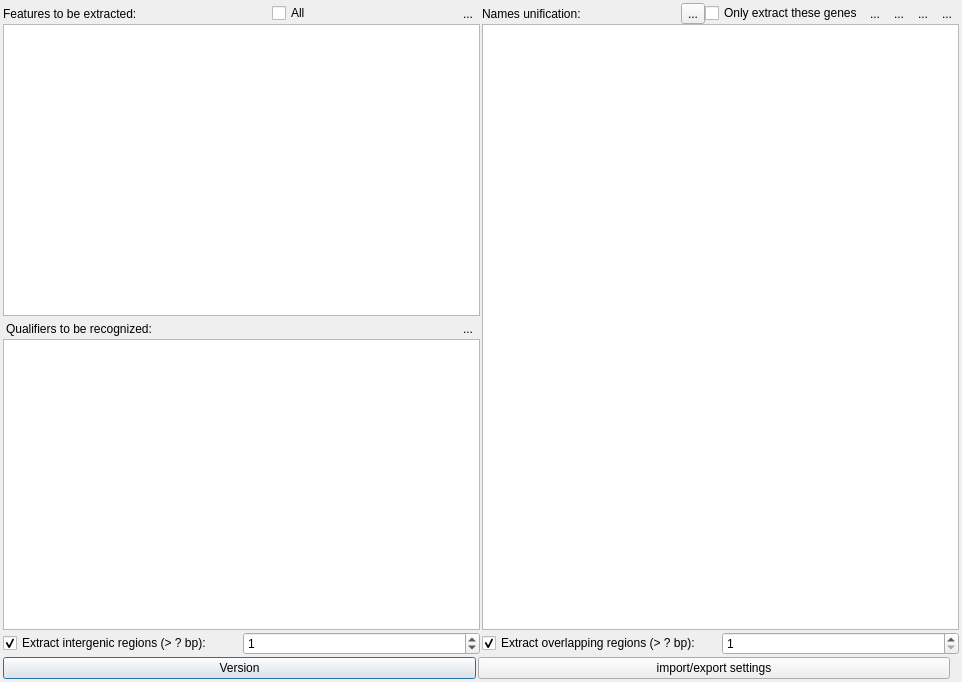
<?xml version="1.0" encoding="UTF-8"?>
<ui version="4.0">
 <class>ExtractSettings</class>
 <widget class="QDialog" name="ExtractSettings">
  <property name="geometry">
   <rect>
    <x>0</x>
    <y>0</y>
    <width>962</width>
    <height>682</height>
   </rect>
  </property>
  <property name="windowTitle">
   <string>GenBank File Extract Settings</string>
  </property>
  <layout class="QGridLayout" name="gridLayout">
   <property name="leftMargin">
    <number>3</number>
   </property>
   <property name="topMargin">
    <number>3</number>
   </property>
   <property name="rightMargin">
    <number>3</number>
   </property>
   <property name="bottomMargin">
    <number>3</number>
   </property>
   <property name="spacing">
    <number>2</number>
   </property>
   <item row="0" column="0">
    <layout class="QVBoxLayout" name="verticalLayout_3">
     <property name="spacing">
      <number>0</number>
     </property>
     <item>
      <widget class="QWidget" name="widget_container" native="true">
       <layout class="QHBoxLayout" name="horizontalLayout_2">
        <property name="spacing">
         <number>2</number>
        </property>
        <property name="leftMargin">
         <number>0</number>
        </property>
        <property name="topMargin">
         <number>0</number>
        </property>
        <property name="rightMargin">
         <number>0</number>
        </property>
        <property name="bottomMargin">
         <number>0</number>
        </property>
        <item>
         <widget class="QLabel" name="label">
          <property name="text">
           <string>Features to be extracted:</string>
          </property>
         </widget>
        </item>
        <item>
         <spacer name="horizontalSpacer">
          <property name="orientation">
           <enum>Qt::Horizontal</enum>
          </property>
          <property name="sizeHint" stdset="0">
           <size>
            <width>36</width>
            <height>17</height>
           </size>
          </property>
         </spacer>
        </item>
        <item>
         <widget class="QCheckBox" name="checkBox_2">
          <property name="minimumSize">
           <size>
            <width>50</width>
            <height>0</height>
           </size>
          </property>
          <property name="toolTip">
           <string>Extract all features</string>
          </property>
          <property name="text">
           <string>All</string>
          </property>
         </widget>
        </item>
        <item>
         <spacer name="horizontalSpacer_4">
          <property name="orientation">
           <enum>Qt::Horizontal</enum>
          </property>
          <property name="sizeHint" stdset="0">
           <size>
            <width>37</width>
            <height>17</height>
           </size>
          </property>
         </spacer>
        </item>
        <item>
         <widget class="QToolButton" name="toolButton">
          <property name="toolTip">
           <string>Add</string>
          </property>
          <property name="text">
           <string>...</string>
          </property>
          <property name="icon">
           <iconset resource="../myRes.qrc">
            <normaloff>:/picture/resourses/add-icon.png</normaloff>:/picture/resourses/add-icon.png</iconset>
          </property>
          <property name="autoRaise">
           <bool>true</bool>
          </property>
         </widget>
        </item>
       </layout>
      </widget>
     </item>
     <item>
      <widget class="AdvanceQlistwidget" name="listWidget">
       <property name="toolTip">
        <string>&lt;html&gt;
&lt;head&gt;
&lt;meta http-equiv=content-type content=text/html;charset=ISO-8859-1&gt;
&lt;/head&gt;
&lt;body&gt;
&lt;div&gt;
&lt;font face=&quot;Courier New&quot;&gt;
&lt;span style='font-weight:600; color:purple;'&gt;For Example:&lt;/span&gt;&lt;br&gt;
&amp;nbsp;&amp;nbsp;&amp;nbsp;&amp;nbsp;&amp;nbsp;&lt;span style='font-weight:600; color:#ff0000;'&gt;CDS&lt;/span&gt;&amp;nbsp;&amp;nbsp;&amp;nbsp;&amp;nbsp;&amp;nbsp;&amp;nbsp;&amp;nbsp;&amp;nbsp;&amp;nbsp;&amp;nbsp;&amp;nbsp;&amp;nbsp;&amp;nbsp;2058..3272&lt;br&gt;&amp;nbsp;&amp;nbsp;&amp;nbsp;&amp;nbsp;&amp;nbsp;&amp;nbsp;&amp;nbsp;&amp;nbsp;&amp;nbsp;&amp;nbsp;&amp;nbsp;&amp;nbsp;&amp;nbsp;&amp;nbsp;&amp;nbsp;&amp;nbsp;&amp;nbsp;&amp;nbsp;&amp;nbsp;&amp;nbsp;&amp;nbsp;/gene=&quot;nad4&quot;&lt;br&gt;&amp;nbsp;&amp;nbsp;&amp;nbsp;&amp;nbsp;&amp;nbsp;&amp;nbsp;&amp;nbsp;&amp;nbsp;&amp;nbsp;&amp;nbsp;&amp;nbsp;&amp;nbsp;&amp;nbsp;&amp;nbsp;&amp;nbsp;&amp;nbsp;&amp;nbsp;&amp;nbsp;&amp;nbsp;&amp;nbsp;&amp;nbsp;/codon_start=1&lt;br&gt;&amp;nbsp;&amp;nbsp;&amp;nbsp;&amp;nbsp;&amp;nbsp;&amp;nbsp;&amp;nbsp;&amp;nbsp;&amp;nbsp;&amp;nbsp;&amp;nbsp;&amp;nbsp;&amp;nbsp;&amp;nbsp;&amp;nbsp;&amp;nbsp;&amp;nbsp;&amp;nbsp;&amp;nbsp;&amp;nbsp;&amp;nbsp;/transl_table=9&lt;br&gt;&amp;nbsp;&amp;nbsp;&amp;nbsp;&amp;nbsp;&amp;nbsp;&amp;nbsp;&amp;nbsp;&amp;nbsp;&amp;nbsp;&amp;nbsp;&amp;nbsp;&amp;nbsp;&amp;nbsp;&amp;nbsp;&amp;nbsp;&amp;nbsp;&amp;nbsp;&amp;nbsp;&amp;nbsp;&amp;nbsp;&amp;nbsp;/product=&quot;NADH&amp;nbsp;dehydrogenase&amp;nbsp;subunit&amp;nbsp;4&quot;&lt;br&gt;&amp;nbsp;&amp;nbsp;&amp;nbsp;&amp;nbsp;&amp;nbsp;&amp;nbsp;&amp;nbsp;&amp;nbsp;&amp;nbsp;&amp;nbsp;&amp;nbsp;&amp;nbsp;&amp;nbsp;&amp;nbsp;&amp;nbsp;&amp;nbsp;&amp;nbsp;&amp;nbsp;&amp;nbsp;&amp;nbsp;&amp;nbsp;/protein_id=&quot;YP_009442302.1&quot;&lt;br&gt;&amp;nbsp;&amp;nbsp;&amp;nbsp;&amp;nbsp;&amp;nbsp;&lt;span style='font-weight:600; color:#ff0000;'&gt;tRNA&lt;/span&gt;&amp;nbsp;&amp;nbsp;&amp;nbsp;&amp;nbsp;&amp;nbsp;&amp;nbsp;&amp;nbsp;&amp;nbsp;&amp;nbsp;&amp;nbsp;&amp;nbsp;&amp;nbsp;3274..3336&lt;br&gt;&amp;nbsp;&amp;nbsp;&amp;nbsp;&amp;nbsp;&amp;nbsp;&amp;nbsp;&amp;nbsp;&amp;nbsp;&amp;nbsp;&amp;nbsp;&amp;nbsp;&amp;nbsp;&amp;nbsp;&amp;nbsp;&amp;nbsp;&amp;nbsp;&amp;nbsp;&amp;nbsp;&amp;nbsp;&amp;nbsp;&amp;nbsp;/product=&quot;Q&quot;&lt;br&gt;&amp;nbsp;&amp;nbsp;&amp;nbsp;&amp;nbsp;&amp;nbsp;&lt;span style='font-weight:600; color:#ff0000;'&gt;rRNA&lt;/span&gt;&amp;nbsp;&amp;nbsp;&amp;nbsp;&amp;nbsp;&amp;nbsp;&amp;nbsp;&amp;nbsp;&amp;nbsp;&amp;nbsp;&amp;nbsp;&amp;nbsp;&amp;nbsp;8524..9472&lt;br&gt;&amp;nbsp;&amp;nbsp;&amp;nbsp;&amp;nbsp;&amp;nbsp;&amp;nbsp;&amp;nbsp;&amp;nbsp;&amp;nbsp;&amp;nbsp;&amp;nbsp;&amp;nbsp;&amp;nbsp;&amp;nbsp;&amp;nbsp;&amp;nbsp;&amp;nbsp;&amp;nbsp;&amp;nbsp;&amp;nbsp;&amp;nbsp;/product=&quot;rrnL&quot;&lt;br&gt;
&lt;/font&gt;
&lt;/div&gt;
&lt;/body&gt;
&lt;/html&gt;</string>
       </property>
       <property name="styleSheet">
        <string notr="true">QToolTip {
    color: black; 
    background-color: #FFFFFF;
    border: 1px solid white;
    min-height: 20px;
}</string>
       </property>
      </widget>
     </item>
    </layout>
   </item>
   <item row="0" column="1" rowspan="2">
    <layout class="QVBoxLayout" name="verticalLayout">
     <property name="spacing">
      <number>0</number>
     </property>
     <item>
      <widget class="QWidget" name="widget_container3" native="true">
       <layout class="QHBoxLayout" name="horizontalLayout">
        <property name="spacing">
         <number>0</number>
        </property>
        <property name="leftMargin">
         <number>0</number>
        </property>
        <property name="topMargin">
         <number>0</number>
        </property>
        <property name="rightMargin">
         <number>0</number>
        </property>
        <property name="bottomMargin">
         <number>0</number>
        </property>
        <item>
         <widget class="QLabel" name="label_2">
          <property name="toolTip">
           <string>Values corresponding to specific qualifiers</string>
          </property>
          <property name="statusTip">
           <string/>
          </property>
          <property name="text">
           <string>Names unification:</string>
          </property>
         </widget>
        </item>
        <item>
         <spacer name="horizontalSpacer_3">
          <property name="orientation">
           <enum>Qt::Horizontal</enum>
          </property>
          <property name="sizeHint" stdset="0">
           <size>
            <width>40</width>
            <height>20</height>
           </size>
          </property>
         </spacer>
        </item>
        <item>
         <widget class="QToolButton" name="toolButton_7">
          <property name="toolTip">
           <string>Adjust size for table</string>
          </property>
          <property name="text">
           <string>...</string>
          </property>
          <property name="icon">
           <iconset resource="../myRes.qrc">
            <normaloff>:/picture/resourses/settings-icon-flat_343252.png</normaloff>:/picture/resourses/settings-icon-flat_343252.png</iconset>
          </property>
         </widget>
        </item>
        <item>
         <widget class="QCheckBox" name="checkBox">
          <property name="text">
           <string>Only extract these genes</string>
          </property>
         </widget>
        </item>
        <item>
         <widget class="QToolButton" name="toolButton_6">
          <property name="toolTip">
           <string>Import Table (.csv; .tsv)</string>
          </property>
          <property name="text">
           <string>...</string>
          </property>
          <property name="icon">
           <iconset resource="../myRes.qrc">
            <normaloff>:/picture/resourses/import.png</normaloff>:/picture/resourses/import.png</iconset>
          </property>
          <property name="autoRaise">
           <bool>true</bool>
          </property>
         </widget>
        </item>
        <item>
         <widget class="QToolButton" name="toolButton_5">
          <property name="toolTip">
           <string>Export Table</string>
          </property>
          <property name="text">
           <string>...</string>
          </property>
          <property name="icon">
           <iconset resource="../myRes.qrc">
            <normaloff>:/picture/resourses/up.png</normaloff>:/picture/resourses/up.png</iconset>
          </property>
          <property name="autoRaise">
           <bool>true</bool>
          </property>
         </widget>
        </item>
        <item>
         <widget class="QToolButton" name="toolButton_3">
          <property name="toolTip">
           <string>Add</string>
          </property>
          <property name="text">
           <string>...</string>
          </property>
          <property name="icon">
           <iconset resource="../myRes.qrc">
            <normaloff>:/picture/resourses/add-icon.png</normaloff>:/picture/resourses/add-icon.png</iconset>
          </property>
          <property name="autoRaise">
           <bool>true</bool>
          </property>
         </widget>
        </item>
        <item>
         <widget class="QToolButton" name="toolButton_4">
          <property name="toolTip">
           <string>Delete</string>
          </property>
          <property name="text">
           <string>...</string>
          </property>
          <property name="icon">
           <iconset resource="../myRes.qrc">
            <normaloff>:/picture/resourses/delete.png</normaloff>:/picture/resourses/delete.png</iconset>
          </property>
          <property name="autoRaise">
           <bool>true</bool>
          </property>
         </widget>
        </item>
       </layout>
      </widget>
     </item>
     <item>
      <widget class="QTableView" name="tableView">
       <property name="acceptDrops">
        <bool>true</bool>
       </property>
       <property name="toolTip">
        <string>&lt;html&gt;
&lt;head&gt;
&lt;meta http-equiv=content-type content=text/html;charset=ISO-8859-1&gt;
&lt;/head&gt;
&lt;body&gt;
&lt;div&gt;
&lt;font face=&quot;Courier New&quot;&gt;
&lt;span style='font-weight:600; color:purple;'&gt;For Example:&lt;/span&gt;&lt;br&gt;
&amp;nbsp;&amp;nbsp;&amp;nbsp;&amp;nbsp;&amp;nbsp;CDS&amp;nbsp;&amp;nbsp;&amp;nbsp;&amp;nbsp;&amp;nbsp;&amp;nbsp;&amp;nbsp;&amp;nbsp;&amp;nbsp;&amp;nbsp;&amp;nbsp;&amp;nbsp;&amp;nbsp;2058..3272
&amp;nbsp;&amp;nbsp;&amp;nbsp;&amp;nbsp;&amp;nbsp;&amp;nbsp;&amp;nbsp;&amp;nbsp;&amp;nbsp;&amp;nbsp;&amp;nbsp;&amp;nbsp;&amp;nbsp;&amp;nbsp;&amp;nbsp;&amp;nbsp;&amp;nbsp;&amp;nbsp;&amp;nbsp;&amp;nbsp;&amp;nbsp;/gene=&quot;&lt;span style='font-weight:600; color:#ff0000;'&gt;nad4&lt;/span&gt;&quot;
&amp;nbsp;&amp;nbsp;&amp;nbsp;&amp;nbsp;&amp;nbsp;&amp;nbsp;&amp;nbsp;&amp;nbsp;&amp;nbsp;&amp;nbsp;&amp;nbsp;&amp;nbsp;&amp;nbsp;&amp;nbsp;&amp;nbsp;&amp;nbsp;&amp;nbsp;&amp;nbsp;&amp;nbsp;&amp;nbsp;&amp;nbsp;/codon_start=1
&amp;nbsp;&amp;nbsp;&amp;nbsp;&amp;nbsp;&amp;nbsp;&amp;nbsp;&amp;nbsp;&amp;nbsp;&amp;nbsp;&amp;nbsp;&amp;nbsp;&amp;nbsp;&amp;nbsp;&amp;nbsp;&amp;nbsp;&amp;nbsp;&amp;nbsp;&amp;nbsp;&amp;nbsp;&amp;nbsp;&amp;nbsp;/transl_table=9
&amp;nbsp;&amp;nbsp;&amp;nbsp;&amp;nbsp;&amp;nbsp;&amp;nbsp;&amp;nbsp;&amp;nbsp;&amp;nbsp;&amp;nbsp;&amp;nbsp;&amp;nbsp;&amp;nbsp;&amp;nbsp;&amp;nbsp;&amp;nbsp;&amp;nbsp;&amp;nbsp;&amp;nbsp;&amp;nbsp;&amp;nbsp;/product=&quot;&lt;span style='font-weight:600; color:#ff0000;'&gt;NADH&amp;nbsp;dehydrogenase&amp;nbsp;subunit&amp;nbsp;4&lt;/span&gt;&quot;
&amp;nbsp;&amp;nbsp;&amp;nbsp;&amp;nbsp;&amp;nbsp;&amp;nbsp;&amp;nbsp;&amp;nbsp;&amp;nbsp;&amp;nbsp;&amp;nbsp;&amp;nbsp;&amp;nbsp;&amp;nbsp;&amp;nbsp;&amp;nbsp;&amp;nbsp;&amp;nbsp;&amp;nbsp;&amp;nbsp;&amp;nbsp;/protein_id=&quot;YP_009442302.1&quot;
&amp;nbsp;&amp;nbsp;&amp;nbsp;&amp;nbsp;&amp;nbsp;tRNA&amp;nbsp;&amp;nbsp;&amp;nbsp;&amp;nbsp;&amp;nbsp;&amp;nbsp;&amp;nbsp;&amp;nbsp;&amp;nbsp;&amp;nbsp;&amp;nbsp;&amp;nbsp;3274..3336
&amp;nbsp;&amp;nbsp;&amp;nbsp;&amp;nbsp;&amp;nbsp;&amp;nbsp;&amp;nbsp;&amp;nbsp;&amp;nbsp;&amp;nbsp;&amp;nbsp;&amp;nbsp;&amp;nbsp;&amp;nbsp;&amp;nbsp;&amp;nbsp;&amp;nbsp;&amp;nbsp;&amp;nbsp;&amp;nbsp;&amp;nbsp;/product=&quot;&lt;span style='font-weight:600; color:#ff0000;'&gt;Q&lt;/span&gt;&quot;
&amp;nbsp;&amp;nbsp;&amp;nbsp;&amp;nbsp;&amp;nbsp;rRNA&amp;nbsp;&amp;nbsp;&amp;nbsp;&amp;nbsp;&amp;nbsp;&amp;nbsp;&amp;nbsp;&amp;nbsp;&amp;nbsp;&amp;nbsp;&amp;nbsp;&amp;nbsp;8524..9472
&amp;nbsp;&amp;nbsp;&amp;nbsp;&amp;nbsp;&amp;nbsp;&amp;nbsp;&amp;nbsp;&amp;nbsp;&amp;nbsp;&amp;nbsp;&amp;nbsp;&amp;nbsp;&amp;nbsp;&amp;nbsp;&amp;nbsp;&amp;nbsp;&amp;nbsp;&amp;nbsp;&amp;nbsp;&amp;nbsp;&amp;nbsp;/product=&quot;&lt;span style='font-weight:600; color:#ff0000;'&gt;rrnL&lt;/span&gt;&quot;
&lt;/font&gt;
&lt;/div&gt;
&lt;/body&gt;
&lt;/html&gt;</string>
       </property>
       <property name="styleSheet">
        <string notr="true">QToolTip {
    color: black; 
    background-color: #FFFFFF;
    border: 1px solid white;
    min-height: 20px;
}</string>
       </property>
       <property name="tabKeyNavigation">
        <bool>true</bool>
       </property>
       <property name="dragEnabled">
        <bool>true</bool>
       </property>
       <property name="dragDropOverwriteMode">
        <bool>false</bool>
       </property>
       <property name="dragDropMode">
        <enum>QAbstractItemView::InternalMove</enum>
       </property>
       <property name="defaultDropAction">
        <enum>Qt::MoveAction</enum>
       </property>
       <property name="alternatingRowColors">
        <bool>true</bool>
       </property>
       <property name="selectionMode">
        <enum>QAbstractItemView::ExtendedSelection</enum>
       </property>
       <property name="selectionBehavior">
        <enum>QAbstractItemView::SelectRows</enum>
       </property>
      </widget>
     </item>
    </layout>
   </item>
   <item row="1" column="0">
    <layout class="QVBoxLayout" name="verticalLayout_2">
     <property name="spacing">
      <number>0</number>
     </property>
     <item>
      <widget class="QWidget" name="widget_container2" native="true">
       <layout class="QHBoxLayout" name="horizontalLayout_3">
        <property name="spacing">
         <number>0</number>
        </property>
        <property name="leftMargin">
         <number>3</number>
        </property>
        <property name="topMargin">
         <number>0</number>
        </property>
        <property name="rightMargin">
         <number>0</number>
        </property>
        <property name="bottomMargin">
         <number>0</number>
        </property>
        <item>
         <widget class="QLabel" name="label_3">
          <property name="text">
           <string>Qualifiers to be recognized:</string>
          </property>
         </widget>
        </item>
        <item>
         <spacer name="horizontalSpacer_2">
          <property name="orientation">
           <enum>Qt::Horizontal</enum>
          </property>
          <property name="sizeHint" stdset="0">
           <size>
            <width>58</width>
            <height>17</height>
           </size>
          </property>
         </spacer>
        </item>
        <item>
         <widget class="QToolButton" name="toolButton_2">
          <property name="toolTip">
           <string>Add</string>
          </property>
          <property name="text">
           <string>...</string>
          </property>
          <property name="icon">
           <iconset resource="../myRes.qrc">
            <normaloff>:/picture/resourses/add-icon.png</normaloff>:/picture/resourses/add-icon.png</iconset>
          </property>
          <property name="autoRaise">
           <bool>true</bool>
          </property>
         </widget>
        </item>
       </layout>
      </widget>
     </item>
     <item>
      <widget class="AdvanceQlistwidget" name="listWidget_2">
       <property name="toolTip">
        <string>&lt;html&gt;
&lt;head&gt;
&lt;meta http-equiv=content-type content=text/html;charset=ISO-8859-1&gt;
&lt;/head&gt;
&lt;body&gt;
&lt;div&gt;
&lt;font face=&quot;Courier New&quot;&gt;
&lt;span style='font-weight:600; color:purple;'&gt;For Example:&lt;/span&gt;&lt;br&gt;
&amp;nbsp;&amp;nbsp;&amp;nbsp;&amp;nbsp;&amp;nbsp;CDS&amp;nbsp;&amp;nbsp;&amp;nbsp;&amp;nbsp;&amp;nbsp;&amp;nbsp;&amp;nbsp;&amp;nbsp;&amp;nbsp;&amp;nbsp;&amp;nbsp;&amp;nbsp;&amp;nbsp;2058..3272
&amp;nbsp;&amp;nbsp;&amp;nbsp;&amp;nbsp;&amp;nbsp;&amp;nbsp;&amp;nbsp;&amp;nbsp;&amp;nbsp;&amp;nbsp;&amp;nbsp;&amp;nbsp;&amp;nbsp;&amp;nbsp;&amp;nbsp;&amp;nbsp;&amp;nbsp;&amp;nbsp;&amp;nbsp;&amp;nbsp;&amp;nbsp;/&lt;span style='font-weight:600; color:#ff0000;'&gt;gene&lt;/span&gt;=&quot;nad4&quot;
&amp;nbsp;&amp;nbsp;&amp;nbsp;&amp;nbsp;&amp;nbsp;&amp;nbsp;&amp;nbsp;&amp;nbsp;&amp;nbsp;&amp;nbsp;&amp;nbsp;&amp;nbsp;&amp;nbsp;&amp;nbsp;&amp;nbsp;&amp;nbsp;&amp;nbsp;&amp;nbsp;&amp;nbsp;&amp;nbsp;&amp;nbsp;/codon_start=1
&amp;nbsp;&amp;nbsp;&amp;nbsp;&amp;nbsp;&amp;nbsp;&amp;nbsp;&amp;nbsp;&amp;nbsp;&amp;nbsp;&amp;nbsp;&amp;nbsp;&amp;nbsp;&amp;nbsp;&amp;nbsp;&amp;nbsp;&amp;nbsp;&amp;nbsp;&amp;nbsp;&amp;nbsp;&amp;nbsp;&amp;nbsp;/transl_table=9
&amp;nbsp;&amp;nbsp;&amp;nbsp;&amp;nbsp;&amp;nbsp;&amp;nbsp;&amp;nbsp;&amp;nbsp;&amp;nbsp;&amp;nbsp;&amp;nbsp;&amp;nbsp;&amp;nbsp;&amp;nbsp;&amp;nbsp;&amp;nbsp;&amp;nbsp;&amp;nbsp;&amp;nbsp;&amp;nbsp;&amp;nbsp;/&lt;span style='font-weight:600; color:#ff0000;'&gt;product&lt;/span&gt;=&quot;NADH&amp;nbsp;dehydrogenase&amp;nbsp;subunit&amp;nbsp;4&quot;
&amp;nbsp;&amp;nbsp;&amp;nbsp;&amp;nbsp;&amp;nbsp;&amp;nbsp;&amp;nbsp;&amp;nbsp;&amp;nbsp;&amp;nbsp;&amp;nbsp;&amp;nbsp;&amp;nbsp;&amp;nbsp;&amp;nbsp;&amp;nbsp;&amp;nbsp;&amp;nbsp;&amp;nbsp;&amp;nbsp;&amp;nbsp;/protein_id=&quot;YP_009442302.1&quot;
&amp;nbsp;&amp;nbsp;&amp;nbsp;&amp;nbsp;&amp;nbsp;tRNA&amp;nbsp;&amp;nbsp;&amp;nbsp;&amp;nbsp;&amp;nbsp;&amp;nbsp;&amp;nbsp;&amp;nbsp;&amp;nbsp;&amp;nbsp;&amp;nbsp;&amp;nbsp;3274..3336
&amp;nbsp;&amp;nbsp;&amp;nbsp;&amp;nbsp;&amp;nbsp;&amp;nbsp;&amp;nbsp;&amp;nbsp;&amp;nbsp;&amp;nbsp;&amp;nbsp;&amp;nbsp;&amp;nbsp;&amp;nbsp;&amp;nbsp;&amp;nbsp;&amp;nbsp;&amp;nbsp;&amp;nbsp;&amp;nbsp;&amp;nbsp;/&lt;span style='font-weight:600; color:#ff0000;'&gt;product&lt;/span&gt;=&quot;Q&quot;
&amp;nbsp;&amp;nbsp;&amp;nbsp;&amp;nbsp;&amp;nbsp;rRNA&amp;nbsp;&amp;nbsp;&amp;nbsp;&amp;nbsp;&amp;nbsp;&amp;nbsp;&amp;nbsp;&amp;nbsp;&amp;nbsp;&amp;nbsp;&amp;nbsp;&amp;nbsp;8524..9472
&amp;nbsp;&amp;nbsp;&amp;nbsp;&amp;nbsp;&amp;nbsp;&amp;nbsp;&amp;nbsp;&amp;nbsp;&amp;nbsp;&amp;nbsp;&amp;nbsp;&amp;nbsp;&amp;nbsp;&amp;nbsp;&amp;nbsp;&amp;nbsp;&amp;nbsp;&amp;nbsp;&amp;nbsp;&amp;nbsp;&amp;nbsp;/&lt;span style='font-weight:600; color:#ff0000;'&gt;product&lt;/span&gt;=&quot;rrnL&quot;
&lt;/font&gt;
&lt;/div&gt;
&lt;/body&gt;
&lt;/html&gt;</string>
       </property>
       <property name="styleSheet">
        <string notr="true">QToolTip {
    color: black; 
    background-color: #FFFFFF;
    border: 1px solid white;
    min-height: 20px;
}</string>
       </property>
       <property name="showDropIndicator" stdset="0">
        <bool>true</bool>
       </property>
       <property name="dragEnabled">
        <bool>true</bool>
       </property>
       <property name="dragDropMode">
        <enum>QAbstractItemView::InternalMove</enum>
       </property>
       <property name="defaultDropAction">
        <enum>Qt::MoveAction</enum>
       </property>
      </widget>
     </item>
    </layout>
   </item>
   <item row="2" column="0" colspan="2">
    <layout class="QHBoxLayout" name="horizontalLayout_5">
     <item>
      <widget class="QCheckBox" name="checkBox_3">
       <property name="text">
        <string>Extract intergenic regions (&gt; ? bp):</string>
       </property>
       <property name="checked">
        <bool>true</bool>
       </property>
      </widget>
     </item>
     <item>
      <widget class="QSpinBox" name="spinBox">
       <property name="maximum">
        <number>999999999</number>
       </property>
       <property name="singleStep">
        <number>10</number>
       </property>
       <property name="value">
        <number>1</number>
       </property>
       <property name="displayIntegerBase">
        <number>10</number>
       </property>
      </widget>
     </item>
     <item>
      <widget class="QCheckBox" name="checkBox_4">
       <property name="text">
        <string>Extract overlapping regions (&gt; ? bp):</string>
       </property>
       <property name="checked">
        <bool>true</bool>
       </property>
      </widget>
     </item>
     <item>
      <widget class="QSpinBox" name="spinBox_2">
       <property name="minimum">
        <number>1</number>
       </property>
       <property name="maximum">
        <number>999999999</number>
       </property>
       <property name="singleStep">
        <number>10</number>
       </property>
       <property name="value">
        <number>1</number>
       </property>
       <property name="displayIntegerBase">
        <number>10</number>
       </property>
      </widget>
     </item>
    </layout>
   </item>
   <item row="3" column="0" colspan="2">
    <layout class="QHBoxLayout" name="horizontalLayout_4">
     <item>
      <widget class="QPushButton" name="pushButton_14">
       <property name="sizePolicy">
        <sizepolicy hsizetype="Expanding" vsizetype="Fixed">
         <horstretch>0</horstretch>
         <verstretch>0</verstretch>
        </sizepolicy>
       </property>
       <property name="text">
        <string>Version</string>
       </property>
       <property name="icon">
        <iconset resource="../myRes.qrc">
         <normaloff>:/picture/resourses/version-control-icon_88399.png</normaloff>:/picture/resourses/version-control-icon_88399.png</iconset>
       </property>
      </widget>
     </item>
     <item>
      <widget class="QPushButton" name="pushButton_13">
       <property name="sizePolicy">
        <sizepolicy hsizetype="Expanding" vsizetype="Fixed">
         <horstretch>0</horstretch>
         <verstretch>0</verstretch>
        </sizepolicy>
       </property>
       <property name="text">
        <string>import/export settings</string>
       </property>
       <property name="icon">
        <iconset resource="../myRes.qrc">
         <normaloff>:/picture/resourses/refresh-icon.png</normaloff>:/picture/resourses/refresh-icon.png</iconset>
       </property>
      </widget>
     </item>
     <item>
      <widget class="ClickedLableGif" name="label_6">
       <property name="toolTip">
        <string>Brief example</string>
       </property>
       <property name="text">
        <string/>
       </property>
      </widget>
     </item>
    </layout>
   </item>
  </layout>
 </widget>
 <customwidgets>
  <customwidget>
   <class>AdvanceQlistwidget</class>
   <extends>QListWidget</extends>
   <header>src.CustomWidget.h</header>
  </customwidget>
  <customwidget>
   <class>ClickedLableGif</class>
   <extends>QLabel</extends>
   <header>src.CustomWidget.h</header>
  </customwidget>
 </customwidgets>
 <resources>
  <include location="../myRes.qrc"/>
 </resources>
 <connections>
  <connection>
   <sender>checkBox_2</sender>
   <signal>toggled(bool)</signal>
   <receiver>listWidget</receiver>
   <slot>setDisabled(bool)</slot>
   <hints>
    <hint type="sourcelabel">
     <x>245</x>
     <y>22</y>
    </hint>
    <hint type="destinationlabel">
     <x>210</x>
     <y>80</y>
    </hint>
   </hints>
  </connection>
  <connection>
   <sender>checkBox_2</sender>
   <signal>toggled(bool)</signal>
   <receiver>toolButton</receiver>
   <slot>setDisabled(bool)</slot>
   <hints>
    <hint type="sourcelabel">
     <x>245</x>
     <y>17</y>
    </hint>
    <hint type="destinationlabel">
     <x>299</x>
     <y>8</y>
    </hint>
   </hints>
  </connection>
  <connection>
   <sender>checkBox_3</sender>
   <signal>toggled(bool)</signal>
   <receiver>spinBox</receiver>
   <slot>setEnabled(bool)</slot>
   <hints>
    <hint type="sourcelabel">
     <x>135</x>
     <y>643</y>
    </hint>
    <hint type="destinationlabel">
     <x>282</x>
     <y>640</y>
    </hint>
   </hints>
  </connection>
  <connection>
   <sender>checkBox_4</sender>
   <signal>toggled(bool)</signal>
   <receiver>spinBox_2</receiver>
   <slot>setEnabled(bool)</slot>
   <hints>
    <hint type="sourcelabel">
     <x>505</x>
     <y>638</y>
    </hint>
    <hint type="destinationlabel">
     <x>639</x>
     <y>642</y>
    </hint>
   </hints>
  </connection>
 </connections>
</ui>
